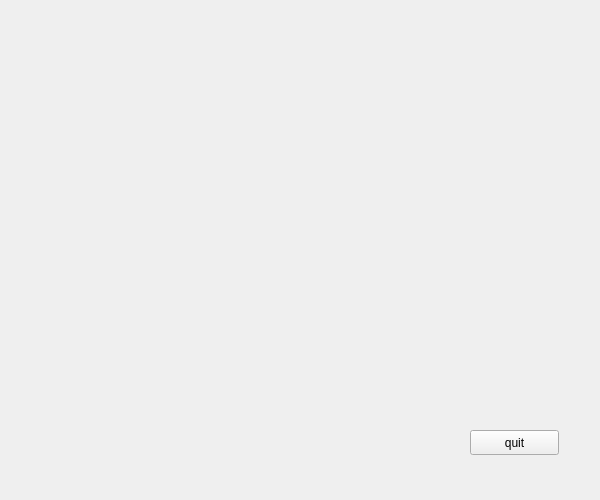
<?xml version="1.0" encoding="UTF-8"?>
<ui version="4.0">
 <class>platform</class>
 <widget class="QWidget" name="platform">
  <property name="geometry">
   <rect>
    <x>0</x>
    <y>0</y>
    <width>600</width>
    <height>500</height>
   </rect>
  </property>
  <property name="windowTitle">
   <string>Form</string>
  </property>
  <widget class="QPushButton" name="pushButton">
   <property name="geometry">
    <rect>
     <x>470</x>
     <y>430</y>
     <width>89</width>
     <height>25</height>
    </rect>
   </property>
   <property name="text">
    <string>quit</string>
   </property>
  </widget>
 </widget>
 <resources/>
 <connections>
  <connection>
   <sender>pushButton</sender>
   <signal>clicked()</signal>
   <receiver>platform</receiver>
   <slot>close()</slot>
   <hints>
    <hint type="sourcelabel">
     <x>514</x>
     <y>442</y>
    </hint>
    <hint type="destinationlabel">
     <x>299</x>
     <y>249</y>
    </hint>
   </hints>
  </connection>
 </connections>
</ui>
